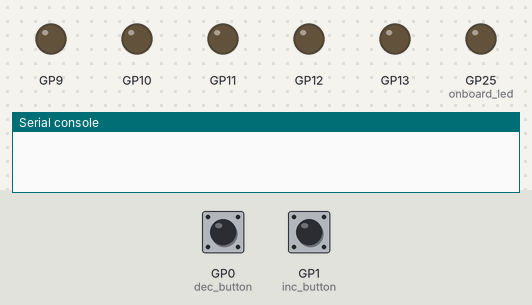
Bench run of a program on a simulated Raspberry Pi Pico running MicroPython. On the bench: output pins drawn as LEDs (lit = HIGH), the last lines printed to the serial console. Inputs (shaded band) come from the test bench; at power-on: GP1 (inc_button) LOW, GP0 (dec_button) LOW.

Above: at 1.2 s.
1.3 s: GP1 (inc_button) pulled HIGH for 0.15 s
At 2.2 s:
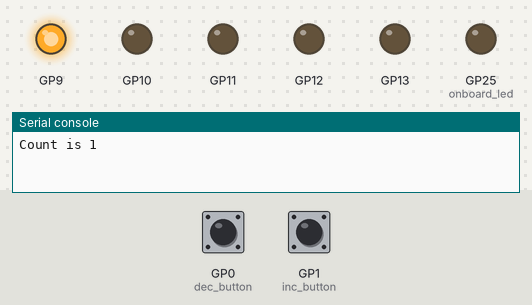
2.9 s: GP1 (inc_button) pulled HIGH for 1 s
At 3.4 s:
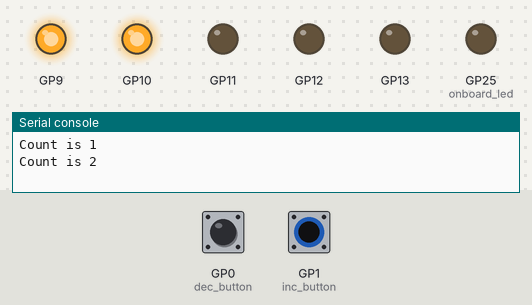
5.4 s: GP1 (inc_button) pulled HIGH for 0.15 s
At 6.5 s:
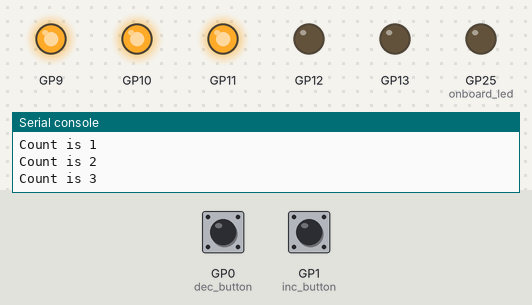
7.0 s: GP1 (inc_button) pulled HIGH for 3.2 s
At 7.8 s:
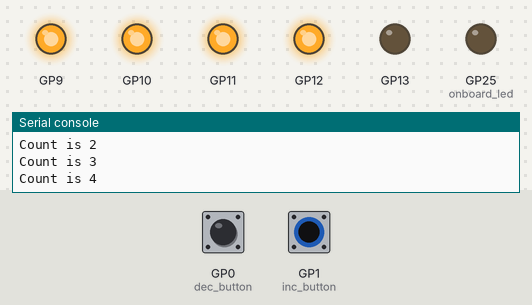
11.7 s: GP1 (inc_button) pulled HIGH for 0.15 s
At 12.5 s:
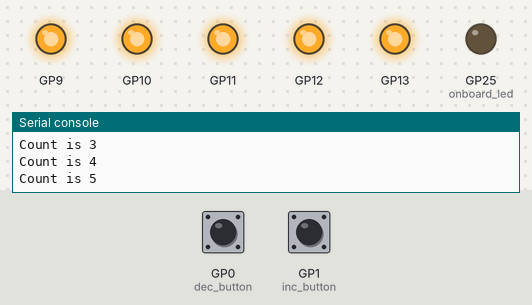
13.3 s: GP0 (dec_button) pulled HIGH for 0.15 s
At 13.8 s:
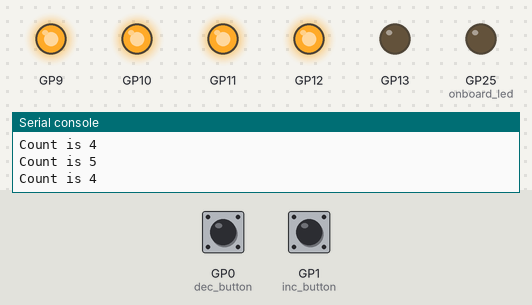
Timing chart, 0 to 15.9 s (numbered marks = the images above; inputs shaded):
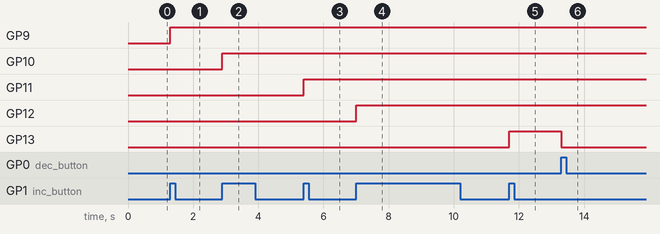

Measured:
- after the input at 1.3 s, GP9: LOW → HIGH at once
- after the input at 2.9 s, GP10: LOW → HIGH at once
- after the input at 5.4 s, GP11: LOW → HIGH at once
- after the input at 7.0 s, GP12: LOW → HIGH at once
- after the input at 11.7 s, GP13: LOW → HIGH at once
- after the input at 13.3 s, GP13: HIGH → LOW at once

The program:

day-four.py
```python
from utils import debounce, CounterSimple
from machine import Pin
import time

dec_button = Pin(0, Pin.IN, Pin.PULL_DOWN)
inc_button = Pin(1, Pin.IN, Pin.PULL_DOWN)
onboard_led = Pin(25, Pin.OUT)


counter = CounterSimple(
    [
        Pin(9, Pin.OUT),
        Pin(10, Pin.OUT),
        Pin(11, Pin.OUT),
        Pin(12, Pin.OUT),
        Pin(13, Pin.OUT),
    ]
)


@debounce
def increment():
    global counter

    if counter.count < 5:
        counter.set(counter.count + 1)

    print(f"Count is {counter.count}")


@debounce
def decrement():
    global counter

    if counter.count > 0:
        counter.set(counter.count - 1)

    print(f"Count is {counter.count}")


dec_button.irq(handler=decrement, trigger=Pin.IRQ_RISING)
inc_button.irq(handler=increment, trigger=Pin.IRQ_RISING)


while True:
    time.sleep_ms(500)
```

utils.py
```python
from machine import Pin
import time


def debounce(fn):
    last_interrupt_time = time.ticks_ms()

    def run(pin: Pin):
        nonlocal last_interrupt_time

        if time.ticks_diff(time.ticks_ms(), last_interrupt_time) > 300:
            last_interrupt_time = time.ticks_ms()
            fn()

    return run


class CounterSimple:
    def __init__(self, leds: list[Pin]):
        self.count = 0
        self.leds = leds
        self.set(0)

    def set(self, new_count: int):
        self.count = new_count
        for i, led in enumerate(self.leds):
            led.value(1 if i < self.count else 0)
```
